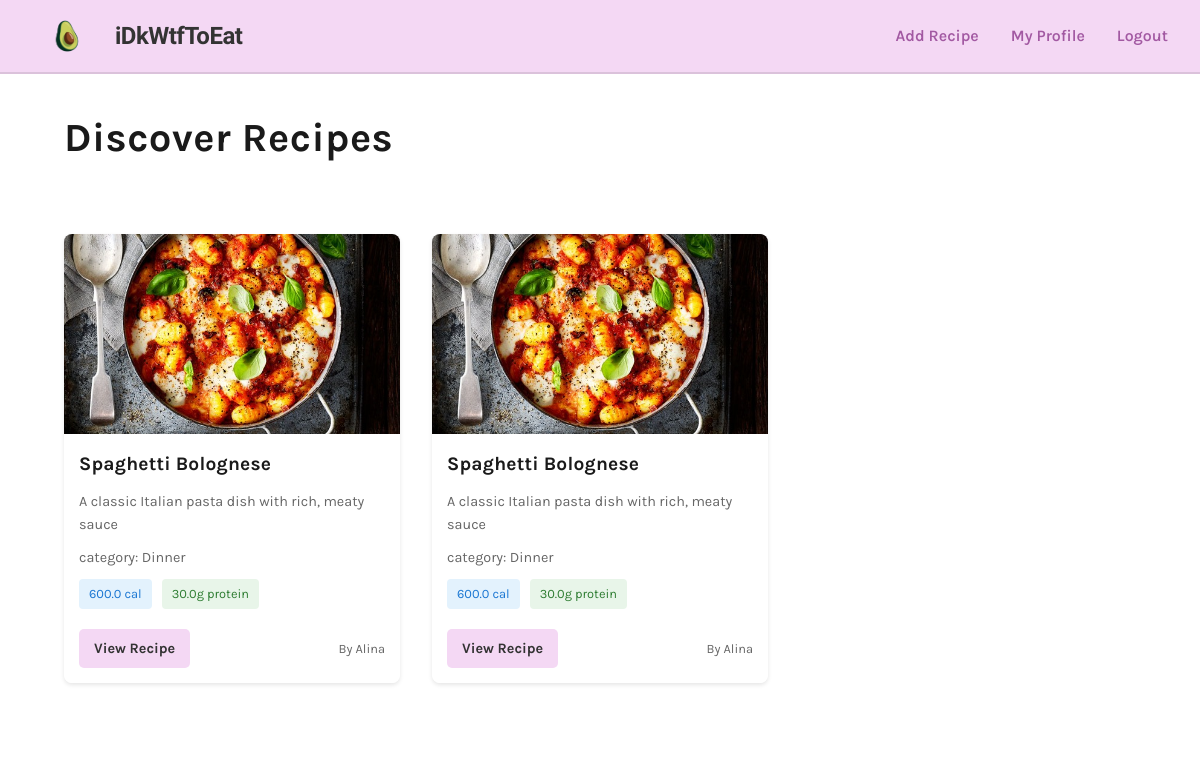
The app's page /index (signed in) with its own data.
### app/models.py (models this page shows, shortened)
class Recipe(db.Model):
    id = db.Column(db.Integer, primary_key=True)
    title = db.Column(db.String(100), nullable=False)
    description = db.Column(db.Text)
    ingredients = db.Column(db.Text, nullable=False)
    instructions = db.Column(db.Text, nullable=False)
    calories = db.Column(db.Float, nullable=False)
    protein = db.Column(db.Float, nullable=False)
    created_at = db.Column(db.DateTime, default=datetime.utcnow)
    user_id = db.Column(db.Integer, db.ForeignKey('user.id'))
    category_id = db.Column(db.Integer, db.ForeignKey('category.id'))
    image_url = db.Column(db.String(255))  # Store the path to the uploaded image

class Category(db.Model):
    id = db.Column(db.Integer, primary_key=True)
    name = db.Column(db.String(50), unique=True, nullable=False)
    recipes = db.relationship('Recipe', backref='category', lazy='dynamic')

class User(UserMixin, db.Model):
    id = db.Column(db.Integer, primary_key=True)
    username = db.Column(db.String(64), unique=True, nullable=False)
    email = db.Column(db.String(120), unique=True, nullable=False)
    password_hash = db.Column(db.String(128))
    recipes = db.relationship('Recipe', backref='author', lazy='dynamic')

### app/main/routes.py (the view)
@bp.route('/')
@bp.route('/index')
def index():
    recipes = Recipe.query.order_by(Recipe.created_at.desc()).all()
    return render_template('index.html',
                         title='Home',
                         recipes=recipes)

### app/models.py (called while the page is built)
@login.user_loader
def load_user(id):
    return User.query.get(int(id))

### app/templates/index.html (shortened to what this page needs)
{% extends "base.html" %}
{% block content %}
    {% if not current_user.is_authenticated %}
        <section class="hero-section">
            <div class="hero-content">
                <div class="hero-text">
                    <h1>Don't Know what to eat?</h1>
                    <p class="subtitle">We got you.</p>
                    <div class="user-avatars">
                        <img src="{{ url_for('static', filename='images/user-pic.jpg') }}" alt="User" class="avatar">
                        <img src="{{ url_for('static', filename='images/user-pic.jpg') }}" alt="User" class="avatar">
                        <img src="{{ url_for('static', filename='images/user-pic.jpg') }}" alt="User" class="avatar">
                        <img src="{{ url_for('static', filename='images/user-pic.jpg') }}" alt="User" class="avatar">
                        <img src="{{ url_for('static', filename='images/user-pic.jpg') }}" alt="User" class="avatar">
                    </div>
                    <p class="testimonial">Our users love our recipes!</p>
                </div>
                <div class="hero-image">
                    <img src="{{ url_for('static', filename='images/main-body-food.jpg') }}" alt="Delicious Dish">
                </div>
            </div>
        </section>
        <section class="hot-recipes">
            <h2>Hot Recipes Added By Users</h2>
            <div class="recipe-grid">
                {% if recipes %}
                    {% for recipe in recipes[:4] %}
                        <div class="recipe-card">
                            {% if recipe.image_url %}
                                <img src="{{ recipe.image_url }}" alt="{{ recipe.title }}">
                            {% else %}
                                <img src="{{ url_for('static', filename='images/main-body-food.jpg') }}" alt="Default Recipe Image">
                            {% endif %}
                            <div class="recipe-info">
                                <h3>{{ recipe.title }}</h3>
                            </div>
                        </div>
                    {% endfor %}
                {% else %}
                    <p class="no-recipes">No recipes found yet. Be the first to add one!</p>
                {% endif %}
            </div>
        </section>
    {% else %}
        <div class="discover-section">
            <h1>Discover Recipes</h1>
            <div class="recipes-grid">
                {% if recipes %}
                    {% for recipe in recipes %}
                        <div class="recipe-card">
                            {% if recipe.image_url %}
                                <img src="{{ recipe.image_url }}" alt="{{ recipe.title }}">
                            {% else %}
                                <img src="{{ url_for('static', filename='images/main-body-food.jpg') }}" alt="Default Recipe Image">
                            {% endif %}
                            <div class="recipe-info">
                                <h3>{{ recipe.title }}</h3>
                                <p class="recipe-description">{{ recipe.description[:100] }}{% if recipe.description|length > 100 %}...{% endif %}</p>
                                <div class="recipe-category">
                                    <span>category: {{ recipe.category.name }}</span>
                                </div>
                                <div class="recipe-stats">
                                    <span class="stat-item calories">{{ recipe.calories }} cal</span>
                                    <span class="stat-item protein">{{ recipe.protein }}g protein</span>
                                </div>
                                <div class="recipe-footer">
                                    <a href="{{ url_for('main.view_recipe', id=recipe.id) }}" class="view-recipe-btn">View Recipe</a>
                                    <span class="recipe-author">By {{ recipe.author.username }}</span>
                                </div>
                            </div>
                        </div>
                    {% endfor %}
                {% else %}
                    <p class="no-recipes">No recipes found yet. Be the first to add one!</p>
                {% endif %}
            </div>
        </div>
    {% endif %}
{% endblock %}

### app/templates/base.html (shortened to what this page needs)
<!DOCTYPE html>
<html lang="en">
<head>
    <link rel="stylesheet" href="{{ url_for('static', filename='css/styles.css') }}">
</head>
<body>
    <nav class="navbar">
        <div class="navbar-container">
            <a href="{{ url_for('main.index') }}" class="navbar-brand">
                <img src="{{ url_for('static', filename='images/logo.png') }}" alt="Logo" class="navbar-logo">
                <span class="site-name">iDkWtfToEat</span>
            </a>
            <div class="nav-links">
                {% if current_user.is_authenticated %}
                    <a href="{{ url_for('main.new_recipe') }}" class="nav-link">Add Recipe</a>
                    <a href="{{ url_for('main.user', username=current_user.username) }}" class="nav-link">My Profile</a>
                    <a href="{{ url_for('main.logout') }}" class="nav-link">Logout</a>
                {% else %}
                    <a href="{{ url_for('main.login') }}" class="nav-link">Login</a>
                    <a href="{{ url_for('main.register') }}" class="nav-link">Register</a>
                {% endif %}
            </div>
        </div>
    </nav>
    {% block content %}{% endblock %}
</body>
</html>

### app/static/css/styles.css (style rules this page uses)
:root { --primary-color: #F4D8F4; --secondary-color: #6c757d; --success-color: #28a745; --danger-color: #dc3545; --light-color: #f8f9fa; --dark-color: #343a40; --border-color: #dee2e6; --text-color: #333333; --link-color: #333333; --hover-color: #000000; }
* { margin: 0; padding: 0; box-sizing: border-box; }
body { font-family: "Karla", sans-serif; line-height: 1.6; color: #333; background-color: #ffffff; min-width: 100%; overflow-x: hidden; }
.navbar { background-color: var(--primary-color); padding: 1rem 0; box-shadow: 0 2px 4px rgba(0, 0, 0, 0.1); width: 100vw; margin: 0; border-bottom: 2px solid rgba(0, 0, 0, 0.1); }
.navbar-container { max-width: 1200px; margin: 0 auto; display: flex; align-items: center; justify-content: space-between; padding: 0 2rem; }
.navbar-brand { color: var(--text-color); text-decoration: none; display: flex; align-items: center; gap: 0.75rem; }
.navbar-logo { height: 40px; width: auto; object-fit: contain; }
.site-name { font-family: 'Kaushan Script', cursive; font-size: 1.5rem; font-weight: 700; letter-spacing: -0.5px; }
.nav-links { display: flex; gap: 2rem; align-items: center; }
.nav-link { color: var(--link-color); text-decoration: none; font-weight: 500; font-size: 1rem; transition: color 0.2s ease; }
.recipe-grid, .recipes-grid, .user-recipes .recipe-grid { display: grid; grid-template-columns: repeat(auto-fill, minmax(300px, 1fr)); gap: 2rem; padding: 2rem; max-width: 1200px; margin: 0 auto; }
.recipe-card { background: white; border-radius: 8px; box-shadow: 0 2px 4px rgba(0, 0, 0, 0.1); overflow: hidden; transition: transform 0.3s ease; display: flex; flex-direction: column; height: 100%; }
.recipe-card img { width: 100%; height: 200px; object-fit: cover; }
.recipe-info { padding: 15px; display: flex; flex-direction: column; flex-grow: 1; }
.recipe-info h3 { margin: 0 0 10px 0; font-size: 1.2em; color: #333; }
.recipe-description { margin: 0 0 10px 0; color: #666; font-size: 0.9em; flex-grow: 1; }
.recipe-category { margin: 0 0 10px 0; color: #666; font-size: 0.9em; }
.recipe-stats { display: flex; gap: 10px; margin: 0 0 10px 0; }
.stat-item { padding: 5px 10px; border-radius: 4px; font-size: 0.8em; color: white; }
.calories { background-color: #e3f2fd; color: #1976d2; }
.protein { background-color: #e8f5e9; color: #2e7d32; }
.recipe-footer { display: flex; justify-content: space-between; align-items: center; margin-top: auto; padding-top: 10px; }
.view-recipe-btn, .view-recipe { background: #F4D8F4; color: #333; padding: 8px 15px; border-radius: 4px; text-decoration: none; font-size: 0.9em; transition: background-color 0.3s ease; }
.recipe-author { color: #666; font-size: 0.8em; }
.discover-section { padding: 2rem; max-width: 1200px; margin: 0 auto; }
.discover-section h1 { font-size: 2.5rem; margin-bottom: 2rem; color: #333; padding: 0 2rem; }
body, .container, .main-container, .card, .recipe-card, .recipe-info, .discover-section, .hot-recipes, .user-profile, .user-recipes { color: #222 !important; background-color: #fff; }
h1, h2, h3, h4, h5, h6, .recipe-header h1, .hot-recipes h2, .discover-section h1, .user-profile h1, .user-recipes h2 { color: #1a1a1a !important; font-weight: 700; letter-spacing: 0.5px; text-shadow: 0 1px 2px rgba(255,255,255,0.7); }
a, .nav-link { color: #a259a2; text-decoration: none; font-weight: 600; transition: color 0.2s; }
.btn, .btn-primary, .btn-secondary, .btn-danger, .filter-button, .view-recipe-btn, .view-recipe { font-weight: 700; border-radius: 5px; outline: none; border: none; transition: background 0.2s, color 0.2s; }
.card-title, .recipe-title h3, .recipe-info h3 { color: #1a1a1a !important; font-weight: 700; letter-spacing: 0.2px; }
.navbar, .navbar-container { background-color: var(--primary-color) !important; }
.nav-link { color: #a259a2 !important; text-decoration: none; font-weight: 600; }

### records on screen
Recipe: title "Spaghetti Bolognese", description "A classic Italian pasta dish with rich, meaty sauce", category.name "Dinner", calories "600.0", protein "30.0", author.username "Alina"
Recipe: title "Spaghetti Bolognese", description "A classic Italian pasta dish with rich, meaty sauce", category.name "Dinner", calories "600.0", protein "30.0", author.username "Alina"
